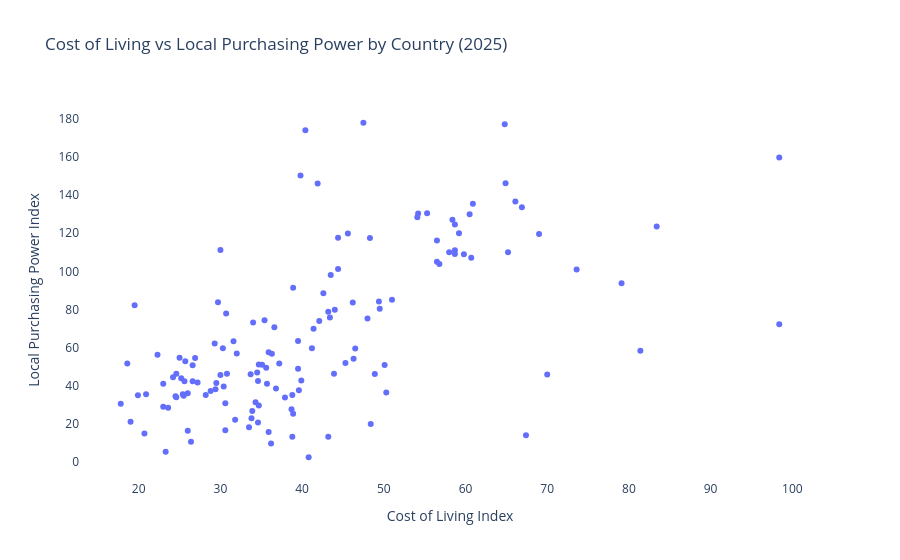

The code cell stored with this chart in its notebook:
### Code cell
# 8.5 Cost of living vs purchasing power scatter — 2025
fig = px.scatter(
    latest,
    x='Cost of Living Index',
    y='Local Purchasing Power Index',
    hover_name='Country',
    title='Cost of Living vs Local Purchasing Power by Country (2025)',
    labels={
        'Cost of Living Index': 'Cost of Living Index',
        'Local Purchasing Power Index': 'Local Purchasing Power Index'
    }
)
fig.update_layout(plot_bgcolor='white', paper_bgcolor='white')
fig.show()

### Figure 1 — Plotly figure (JSON) as saved in the notebook; plotly's stock layout.template omitted (floating-point values rounded to 4 significant figures; data arrays with more than 128 entries replaced by an {"elided": "..."} marker saying what was removed)
{"data": [{"hovertemplate": "<b>%{hovertext}</b><br><br>Cost of Living Index=%{x}<br>Local Purchasing Power Index=%{y}<extra></extra>", "hovertext": {"elided": "139 str values"}, "legendgroup": "", "marker": {"color": "#636efa", "symbol": "circle"}, "mode": "markers", "name": "", "orientation": "v", "showlegend": false, "type": "scatter", "x": {"elided": "139 float values"}, "xaxis": "x", "y": {"elided": "139 float values"}, "yaxis": "y"}], "layout": {"legend": {"tracegroupgap": 0}, "paper_bgcolor": "white", "plot_bgcolor": "white", "title": {"text": "Cost of Living vs Local Purchasing Power by Country (2025)"}, "xaxis": {"anchor": "y", "domain": [0, 1], "title": {"text": "Cost of Living Index"}}, "yaxis": {"anchor": "x", "domain": [0, 1], "title": {"text": "Local Purchasing Power Index"}}}}
